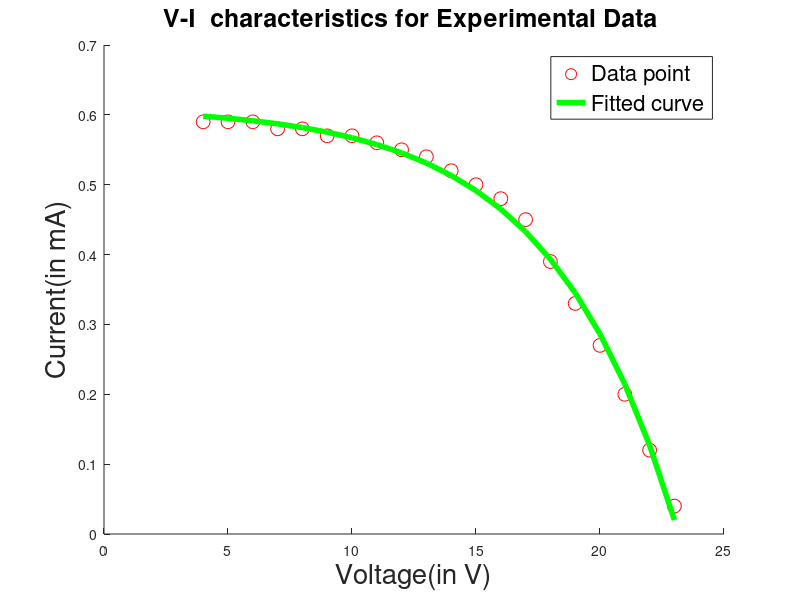
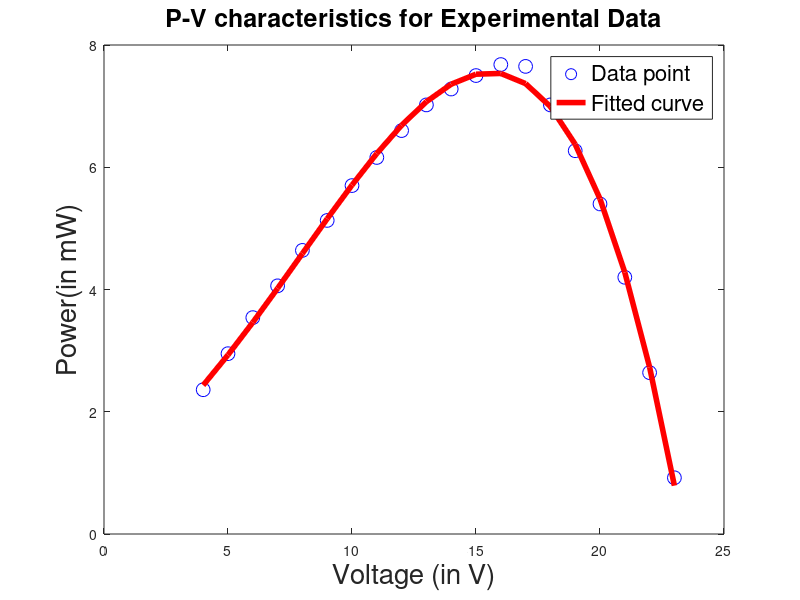

These charts were generated, in order, by the following MATLAB code:
pkg load struct ;
pkg load optim ;
k=1.38065*10^(-23);
%A=2.15;
A=2.15;
T=302;
%Np=3;
q=1.6022*10^(-19);
V0=[4:1:23];
y= [0.59,0.59,0.59,0.58,0.58,0.57,0.57,0.56,0.55,0.54,0.52,0.50,0.48,0.45,0.39,0.33,0.27,0.20,0.12,0.04];

power=V0.*y;

%I0=Np*Iph-Np*Irs*(exp(q/(k*T*A)*V0./Ns)-1);
F = @(x,V0)x(1)*x(2)-x(1)*x(3)*(exp(q/(k*T*A)*V0./x(4))-1);
 x0 = [6 3 0 4];

x = lsqcurvefit(F,x0,V0,y);
x(1)
x(2)
x(3)
x(4)

%subplot(1,2,1)
hold on
figure(1)

plot(V0,y,'ro','MarkerSize',10)
title('V-I  characteristics for Experimental Data ','FontSize',18)
plot(V0,F(x,V0),'Linewidth',4,'g')
h = legend('Data point', 'Fitted curve');
set(h,'FontSize',16); 
%rect = [0.25, 0.25, .25, .25];
%set(h, 'Position', rect);
%axis([0 50 0 1.7 ]);
xlabel('Voltage(in V)','FontSize',20);
ylabel('Current(in mA)','FontSize',20);


figure(2)
%subplot(1,2,2)
plot(V0,power,'bo','MarkerSize',10)
title('P-V characteristics for Experimental Data','FontSize',18)
p=polyfit(V0,power,4);
pp=polyval(p,V0);
hold on
plot(V0,pp,'Linewidth',4,'-r')
k = legend('Data point', 'Fitted curve')
set(k,'FontSize',16);
%rect = [0.30, 0.20, .30, .30];
%set(k, 'Position', rect);
%axis([1.2 5.3  0 1.7 ]);
xlabel('Voltage (in V)','FontSize',20);
ylabel('Power(in mW)','FontSize',20);
 

%figure(3)
%plot(y,power,'bo')
%title('P-I characteristics for Experimental Data and Fitting curve')
%p=polyfit(y,power,10);
%pp=polyval(p,y);
%hold on
%plot(y,pp,'-g')
%legend('Experiment Data point', 'Fitted curve')

%axis([0 0.6  0 2 ]);
%xlabel('Current in mili amp');
%ylabel('power in mili watt');
%hold off
